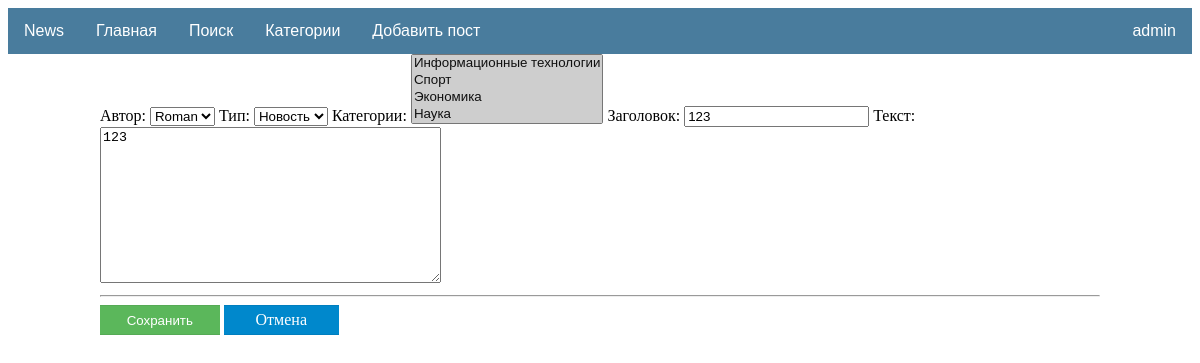
/news/70/edit/ (signed in), run on the app's committed database.
### news/models.py (models this page shows, shortened)
class Post(models.Model):
    news = 'Новость'
    article = 'Статья'
    type = [(news, 'Новость'), (article, 'Статья')]
    post_author = models.ForeignKey(Author, on_delete=models.CASCADE, verbose_name='Автор') # Автор
    post_type = models.CharField(max_length=30, choices=type, verbose_name='Тип') # Тип публикации
    post_time = models.DateTimeField(auto_now_add=True, verbose_name='Дата публикации') # Дата публикации
    post_category = models.ManyToManyField(Category, verbose_name='Категории') # Категории
    post_title = models.CharField(max_length=50, verbose_name='Заголовок') # Заголовок
    post_text = models.TextField(verbose_name='Текст') # Текст
    post_rating = models.IntegerField(default=0) # Рейтинг
    post_likes = models.IntegerField(default=0) # Понравилось
    post_dislikes = models.IntegerField(default=0) # Не понравилось

### news/views.py (the view)
# urls.py: path('news/<int:pk>/edit/', PostUpdateView.as_view(), name='post_update'),
class PostUpdateView(LoginRequiredMixin, PermissionRequiredMixin, UpdateView):
    model = Post
    form_class = PostForm
    template_name = 'news/post_update.html'
    permission_required = ('news.change_post')
    def get_context_data(self, **kwargs):
        context = super().get_context_data(**kwargs)
        context['is_authors'] = self.request.user.groups.filter(name='authors').exists()
        return context
    def dispatch(self, request, *args, **kwargs):
        if not request.user.is_authenticated:
            return redirect('/sign/login/')
        return super().dispatch(request, *args, **kwargs)

### news/forms.py
class PostForm(ModelForm):
    class Meta:
        model = Post
        fields = ['post_author', 'post_type', 'post_category', 'post_title', 'post_text']
        widgets = {
            'post_author': Select(attrs={
                'class': 'custom-select',
            }),
            'post_type': Select(attrs={
                'class': 'custom-select',
            }),
            'post_category': SelectMultiple(attrs={
                'multiple class': 'form-control',
            }),
            'post_text': Textarea(attrs={
                'class': 'form-control',
                'placeholder': 'Введите текст'
            }),
        }

### news/models.py (called while the page is built)
    def __str__(self):
        return f'{self.author}'

    def __str__(self):
        return f'{self.title}'

### templates/news/post_update.html (shortened to what this page needs)
{% extends 'default.html' %}
{% block content %}
<div class="container">
        <form method="POST">
            {{ form }}
            <hr>
            <button type="submit" class="button_add_form">Сохранить</button> <a class="button_cancel_form" href="{% url 'post' post.id %}" role="button">Отмена</a>
        </form>
    </div>
</div>
{% endblock %}

### templates/default.html (shortened to what this page needs)
{% load static %}
<!DOCTYPE html>
<html lang="en">
<head>
  <link href="{% static '/css/default.css'%}" rel="stylesheet">
</head>
<header>
  <nav class="navbar">
    <div class="dropdown">
      <a class="navbar-brand" href="#">News</a>
      <a class="nav-link" href="{% url 'posts' %}">Главная</a>
      <a class="nav-link" href="{% url 'search' %}">Поиск</a>
      <a class="nav-link" href="{% url 'categories' %}">Категории</a>
      {% if is_authors %}
      <a class="nav-link" href="{% url 'post_create' %}">Добавить пост</a>
      {% endif %}
    </div>
    {% if user.is_authenticated %}
    <div class="dropdown-pro">
      <button class="dropbtn-pro">{{ user.username }}
      </button>
    {% else %}
      <div class="dropdown-pro">
        <a href="{% url 'login' %}">Войти</a>
      </div>
    </div>
    {% endif %}
  </nav>
</header>
<body>
<div id="glaw">
  {% block content %}
  {% endblock content %}
</body>
</html>

### static/css/default.css (style rules this page uses)
.navbar { overflow: hidden; background-color: #497c9d; font-family: Arial, Helvetica, sans-serif; }
.navbar a { float: left; font-size: 16px; color: white; text-align: center; padding: 14px 16px; text-decoration: none; }
.dropdown { float: left; overflow: hidden; }
.dropdown-pro { float: right; overflow: hidden; }
.dropdown-pro .dropbtn-pro { font-size: 16px; border: none; outline: none; color: white; padding: 14px 16px; background-color: inherit; font-family: inherit; margin: 0; }
.button_add_form { display: inline-block; color: white; text-decoration: none; padding: .5em 2em; outline: none; border-width: 1px 0; border-style: solid none; border-color: rgba(0, 0, 0, 0.07); background: #5bb75b; transition: 0.2s; }
.button_cancel_form { display: inline-block; color: white; text-decoration: none; padding: .3em 2em; outline: none; border-width: 1px 0; border-style: solid none; border-color: rgba(0, 0, 0, 0.07); background: #0088cc; transition: 0.2s; }
#glaw { display:block; margin-left: auto; margin-right: auto; width:1000px; }

### data on the page
Post: post_author "Roman", post_type "Новость", post_title "123", post_text "123"

### other printed values
{{ user.username }} "admin"
